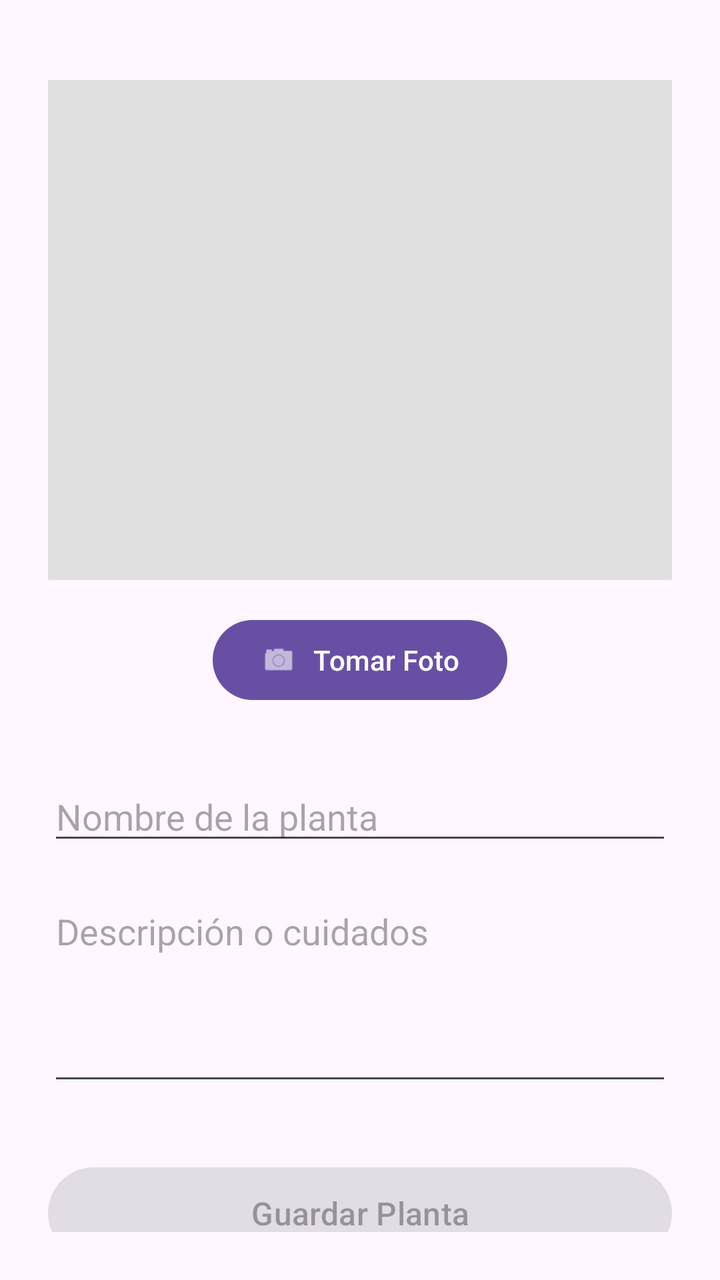
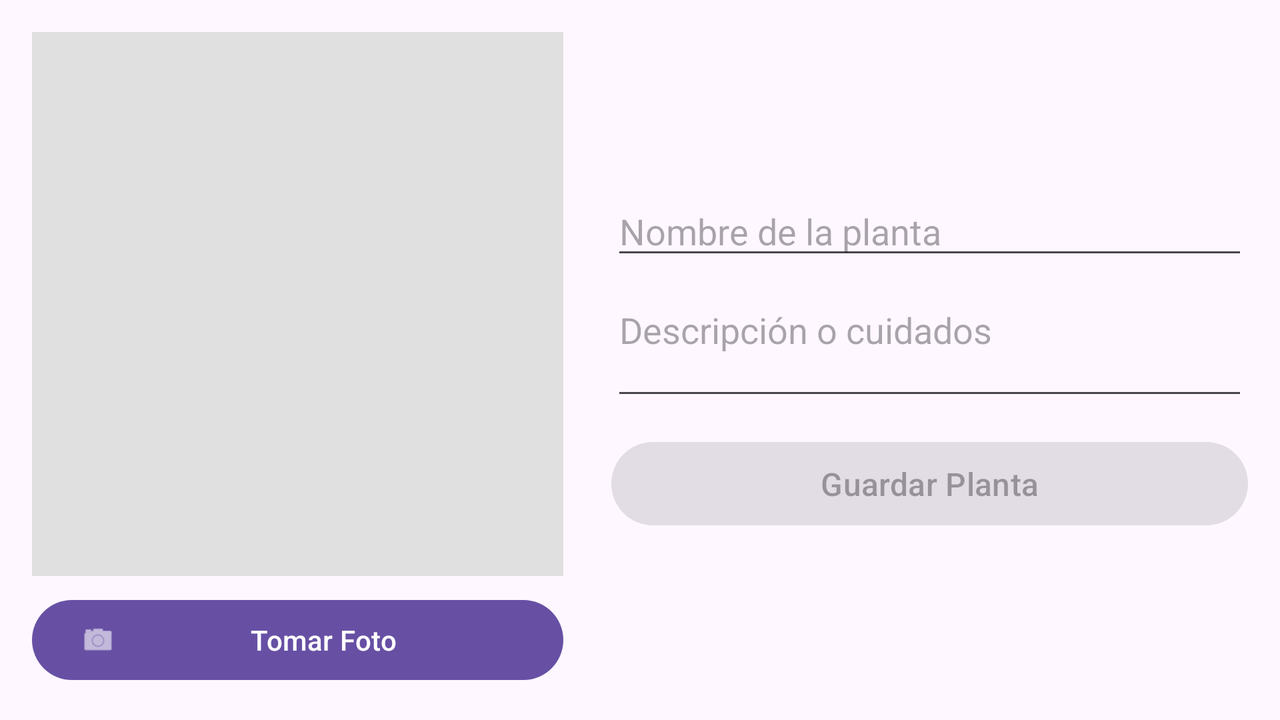

One screen, two layout resources from the same app: the default and the repository's alternative for another configuration. Each is rendered where Android would select it; the XML of both is given below.
<!-- AndroidManifest.xml: application theme Theme.AplicacionPlantaRemake -->
<!-- res/layout/activity_nueva_planta.xml -->
<?xml version="1.0" encoding="utf-8"?>
<androidx.constraintlayout.widget.ConstraintLayout
    xmlns:android="http://schemas.android.com/apk/res/android"
    xmlns:app="http://schemas.android.com/apk/res-auto"
    xmlns:tools="http://schemas.android.com/tools"
    android:id="@+id/main"
    android:layout_width="match_parent"
    android:layout_height="match_parent"
    android:padding="24dp"
    tools:context=".NuevaPlantaActivity">

    <ImageView
        android:id="@+id/iv_foto"
        android:layout_width="0dp"
        android:layout_height="250dp"
        android:layout_marginTop="16dp"
        android:background="#E0E0E0"
        android:scaleType="centerCrop"
        android:contentDescription="Foto de la planta"
        app:layout_constraintEnd_toEndOf="parent"
        app:layout_constraintStart_toStartOf="parent"
        app:layout_constraintTop_toTopOf="parent" />

    <Button
        android:id="@+id/btn_capturar_foto"
        android:layout_width="wrap_content"
        android:layout_height="wrap_content"
        android:layout_marginTop="16dp"
        android:text="Tomar Foto"
        app:icon="@android:drawable/ic_menu_camera"
        app:layout_constraintEnd_toEndOf="parent"
        app:layout_constraintStart_toStartOf="parent"
        app:layout_constraintTop_toBottomOf="@+id/iv_foto" />

    <EditText
        android:id="@+id/it_nombre"
        android:layout_width="0dp"
        android:layout_height="wrap_content"
        android:layout_marginTop="32dp"
        android:hint="Nombre de la planta"
        android:inputType="textCapWords"
        app:layout_constraintEnd_toEndOf="parent"
        app:layout_constraintStart_toStartOf="parent"
        app:layout_constraintTop_toBottomOf="@+id/btn_capturar_foto" />

    <EditText
        android:id="@+id/it_descripcion"
        android:layout_width="0dp"
        android:layout_height="wrap_content"
        android:layout_marginTop="16dp"
        android:gravity="top"
        android:hint="Descripción o cuidados"
        android:inputType="textMultiLine"
        android:lines="4"
        app:layout_constraintEnd_toEndOf="parent"
        app:layout_constraintStart_toStartOf="parent"
        app:layout_constraintTop_toBottomOf="@+id/it_nombre" />

    <Button
        android:id="@+id/btn_guardar"
        android:layout_width="0dp"
        android:layout_height="wrap_content"
        android:layout_marginTop="32dp"
        android:padding="12dp"
        android:text="Guardar Planta"
        android:textSize="16sp"
        android:enabled="false"
        app:layout_constraintEnd_toEndOf="parent"
        app:layout_constraintStart_toStartOf="parent"
        app:layout_constraintTop_toBottomOf="@+id/it_descripcion" />

</androidx.constraintlayout.widget.ConstraintLayout>
<!-- resources referenced by this layout -->
<resources>
  <!-- from res/values-v23/ -->
  <style name="Theme.AplicacionPlantaRemake" parent="Base.Theme.AplicacionPlantaRemake">
          
          <item name="android:navigationBarColor">@android:color/transparent</item>
          <item name="android:statusBarColor">@android:color/transparent</item>
          <item name="android:windowLightStatusBar">?attr/isLightTheme</item>
      </style>
  <style name="Base.Theme.AplicacionPlantaRemake" parent="Theme.Material3.DayNight.NoActionBar">
          
          
      </style>
</resources>
<!-- res/layout-land/activity_nueva_planta.xml (the repository's variant of the layout above) -->
<!-- drawn on the phone turned sideways -->
<?xml version="1.0" encoding="utf-8"?>

<androidx.constraintlayout.widget.ConstraintLayout
    xmlns:android="http://schemas.android.com/apk/res/android"
    xmlns:app="http://schemas.android.com/apk/res-auto"
    xmlns:tools="http://schemas.github.com/tools"
    android:id="@+id/main"
    android:layout_width="match_parent"
    android:layout_height="match_parent"
    android:padding="16dp"
    tools:context=".NuevaPlantaActivity">

    <androidx.constraintlayout.widget.Guideline
        android:id="@+id/guideline_vertical"
        android:layout_width="wrap_content"
        android:layout_height="wrap_content"
        android:orientation="vertical"
        app:layout_constraintGuide_percent="0.45" />

    <ImageView
        android:id="@+id/iv_foto"
        android:layout_width="0dp"
        android:layout_height="0dp"
        android:layout_marginEnd="8dp"
        android:layout_marginBottom="8dp"
        android:background="#E0E0E0"
        android:scaleType="centerCrop"
        android:contentDescription="Foto de la planta"
        app:layout_constraintBottom_toTopOf="@+id/btn_capturar_foto"
        app:layout_constraintEnd_toStartOf="@+id/guideline_vertical"
        app:layout_constraintStart_toStartOf="parent"
        app:layout_constraintTop_toTopOf="parent" />

    <Button
        android:id="@+id/btn_capturar_foto"
        android:layout_width="0dp"
        android:layout_height="wrap_content"
        android:layout_marginEnd="8dp"
        android:text="Tomar Foto"
        app:icon="@android:drawable/ic_menu_camera"
        app:layout_constraintBottom_toBottomOf="parent"
        app:layout_constraintEnd_toStartOf="@+id/guideline_vertical"
        app:layout_constraintStart_toStartOf="parent"
        app:layout_constraintTop_toBottomOf="@+id/iv_foto" />

    <EditText
        android:id="@+id/it_nombre"
        android:layout_width="0dp"
        android:layout_height="wrap_content"
        android:layout_marginStart="16dp"
        android:hint="Nombre de la planta"
        android:inputType="textCapWords"
        app:layout_constraintBottom_toTopOf="@+id/it_descripcion"
        app:layout_constraintEnd_toEndOf="parent"
        app:layout_constraintStart_toEndOf="@+id/guideline_vertical"
        app:layout_constraintTop_toTopOf="parent"
        app:layout_constraintVertical_chainStyle="packed" />

    <EditText
        android:id="@+id/it_descripcion"
        android:layout_width="0dp"
        android:layout_height="wrap_content"
        android:layout_marginStart="16dp"
        android:layout_marginTop="8dp"
        android:gravity="top"
        android:hint="Descripción o cuidados"
        android:inputType="textMultiLine"
        android:lines="2"
        app:layout_constraintBottom_toTopOf="@+id/btn_guardar"
        app:layout_constraintEnd_toEndOf="parent"
        app:layout_constraintStart_toEndOf="@+id/guideline_vertical"
        app:layout_constraintTop_toBottomOf="@+id/it_nombre" />

    <Button
        android:id="@+id/btn_guardar"
        android:layout_width="0dp"
        android:layout_height="wrap_content"
        android:layout_marginStart="16dp"
        android:layout_marginTop="12dp"
        android:padding="10dp"
        android:text="Guardar Planta"
        android:textSize="16sp"
        android:enabled="false"
        app:layout_constraintBottom_toBottomOf="parent"
        app:layout_constraintEnd_toEndOf="parent"
        app:layout_constraintStart_toEndOf="@+id/guideline_vertical"
        app:layout_constraintTop_toBottomOf="@+id/it_descripcion" />

</androidx.constraintlayout.widget.ConstraintLayout>
